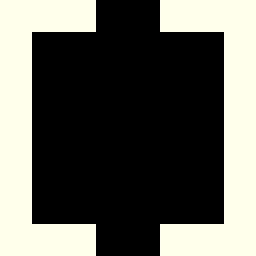

Below is a game level as drawn by its tile map, then a one-line description and the .tmx file that defines it, in full:
An orthogonal 8x8 tile map with 32x32 px tiles, 1 tile layer (Calque de Tile 1), 2 tilesets.

<map version="1.2" tiledversion="1.2.2" orientation="orthogonal" renderorder="right-down" width="8" height="8" tilewidth="32" tileheight="32" infinite="0" nextlayerid="2" nextobjectid="1">
 <tileset firstgid="1" source="ExempleSalle.tsx" />
 <tileset firstgid="1" source="TileSet.tsx" />
 <layer id="1" name="Calque de Tile 1" width="8" height="8">
  <data encoding="csv">
2,2,2,0,0,2,2,2,
2,0,0,0,0,0,0,2,
2,0,0,0,0,0,0,2,
2,0,0,0,0,0,0,2,
2,0,0,0,0,0,0,2,
2,0,0,0,0,0,0,2,
2,0,0,0,0,0,0,2,
2,2,2,0,0,2,2,2
</data>
 </layer>
</map>
